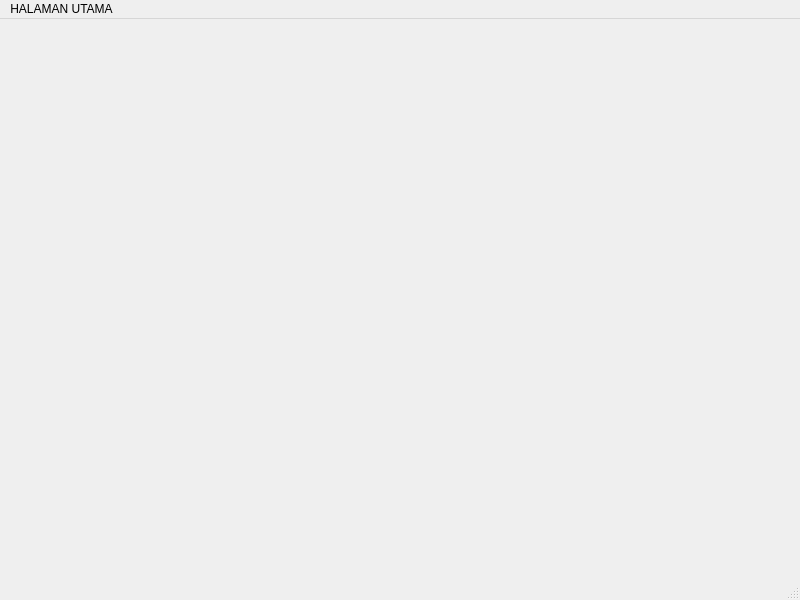
<?xml version="1.0" encoding="UTF-8"?>
<ui version="4.0">
 <class>MainWindow</class>
 <widget class="QMainWindow" name="MainWindow">
  <property name="geometry">
   <rect>
    <x>0</x>
    <y>0</y>
    <width>800</width>
    <height>600</height>
   </rect>
  </property>
  <property name="windowTitle">
   <string>MainWindow</string>
  </property>
  <widget class="QWidget" name="centralwidget"/>
  <widget class="QMenuBar" name="menubar">
   <property name="geometry">
    <rect>
     <x>0</x>
     <y>0</y>
     <width>800</width>
     <height>25</height>
    </rect>
   </property>
   <widget class="QMenu" name="menuMain_Window">
    <property name="title">
     <string>HALAMAN UTAMA</string>
    </property>
    <addaction name="separator"/>
    <addaction name="actionInput_Larik"/>
    <addaction name="actionInput_Sensor"/>
    <addaction name="actionInput_Penyiraman"/>
    <addaction name="actionInput_Perkembangan"/>
   </widget>
   <addaction name="menuMain_Window"/>
  </widget>
  <widget class="QStatusBar" name="statusbar"/>
  <action name="actionInput_Larik">
   <property name="text">
    <string>Input Data Larik</string>
   </property>
  </action>
  <action name="actionInput_Sensor">
   <property name="text">
    <string>Input Data Sensor</string>
   </property>
  </action>
  <action name="actionInput_Penyiraman">
   <property name="text">
    <string>Input Log Penyiraman</string>
   </property>
  </action>
  <action name="actionInput_Perkembangan">
   <property name="text">
    <string>Input Log Perkembangan</string>
   </property>
  </action>
 </widget>
 <resources/>
 <connections/>
</ui>
